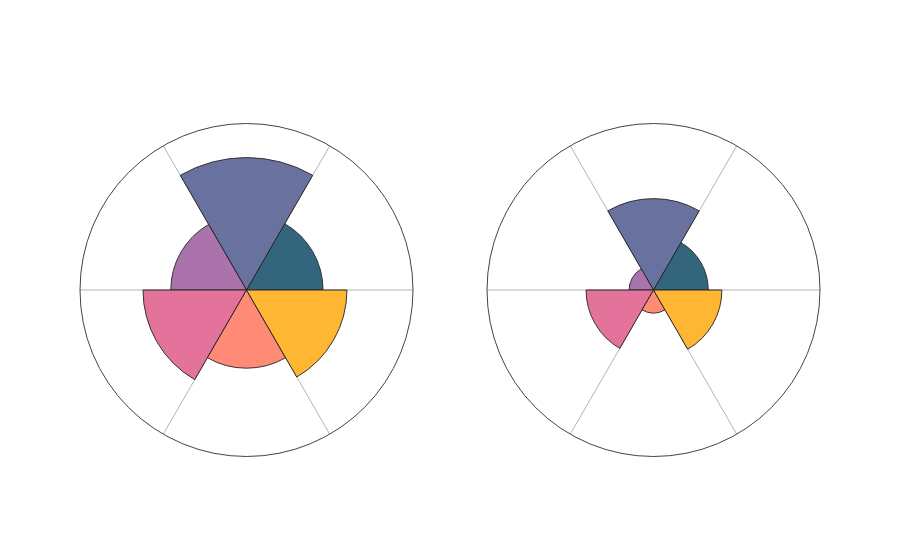

Here is the notebook cell this chart was saved with:
### Code cell
# Compare 2018 and 1970 HR distributions by position
filtered_1_df = year_dist_hr_df[year_dist_hr_df['yearID']==2018]
filtered_1_df = filtered_1_df.iloc[0]

filtered_2_df = year_dist_hr_df[year_dist_hr_df['yearID']==1970]
filtered_2_df = filtered_2_df.iloc[0]

fig = make_subplots(rows=1, cols=2, specs=[[{'type': 'polar'},{'type': 'polar'}]])

fig.add_trace(go.Barpolar(
    r=[filtered_1_df.hrC, filtered_1_df.hr1B, filtered_1_df.hr2B, filtered_1_df.hr3B, filtered_1_df.hrSS, filtered_1_df.hrOF/3],
    theta=[30,90,150,210,270,330],
    width=[60,60,60,60,60,60],
    marker_color=["#003f5c", '#444e86', '#955196', '#dd5182', '#ff6e54', '#ffa600'],
    marker_line_color="black",
    marker_line_width=1,
    opacity=0.8
),1,1)
fig.add_trace(go.Barpolar(
    r=[filtered_2_df.hrC, filtered_2_df.hr1B, filtered_2_df.hr2B, filtered_2_df.hr3B, filtered_2_df.hrSS, filtered_2_df.hrOF/3],
    theta=[30,90,150,210,270,330],
    width=[60,60,60,60,60,60],
    marker_color=["#003f5c", '#444e86', '#955196', '#dd5182', '#ff6e54', '#ffa600'],
    marker_line_color="black",
    marker_line_width=1,
    opacity=0.8
),1,2)

fig.update_layout(
    showlegend=False,
    template=None,
    polar = dict(
        radialaxis = dict(range=[0, 1200], visible = False),
        angularaxis = dict(
            thetaunit = "degrees",
            dtick = 60,
            showticklabels=False,
            ticks=''
        )
    ),
    polar2 = dict(
        radialaxis = dict(range=[0, 1200], visible = False),
        angularaxis = dict(
            thetaunit = "degrees",
            dtick = 60,
            showticklabels=False,
            ticks=''
        )
    )
)

fig.show()

# TODO: animate by year? not possible for polar, but can for other plots - https://plot.ly/python/animations/

### Figure 1 — Plotly figure (JSON) as saved in the notebook; plotly's stock layout.template omitted (floating-point values rounded to 4 significant figures)
{"data": [{"marker": {"color": ["#003f5c", "#444e86", "#955196", "#dd5182", "#ff6e54", "#ffa600"], "line": {"color": "black", "width": 1}}, "opacity": 0.8, "r": [551.8, 954.4, 545.6, 746.1, 563.6, 724.1], "subplot": "polar", "theta": [30, 90, 150, 210, 270, 330], "type": "barpolar", "width": [60, 60, 60, 60, 60, 60]}, {"marker": {"color": ["#003f5c", "#444e86", "#955196", "#dd5182", "#ff6e54", "#ffa600"], "line": {"color": "black", "width": 1}}, "opacity": 0.8, "r": [394.6, 658.7, 176.0, 485.9, 165.5, 492.8], "subplot": "polar2", "theta": [30, 90, 150, 210, 270, 330], "type": "barpolar", "width": [60, 60, 60, 60, 60, 60]}], "layout": {"polar": {"angularaxis": {"dtick": 60, "showticklabels": false, "thetaunit": "degrees", "ticks": ""}, "domain": {"x": [0, 0.45], "y": [0, 1]}, "radialaxis": {"range": [0, 1200], "visible": false}}, "polar2": {"angularaxis": {"dtick": 60, "showticklabels": false, "thetaunit": "degrees", "ticks": ""}, "domain": {"x": [0.55, 1], "y": [0, 1]}, "radialaxis": {"range": [0, 1200], "visible": false}}, "showlegend": false}}
